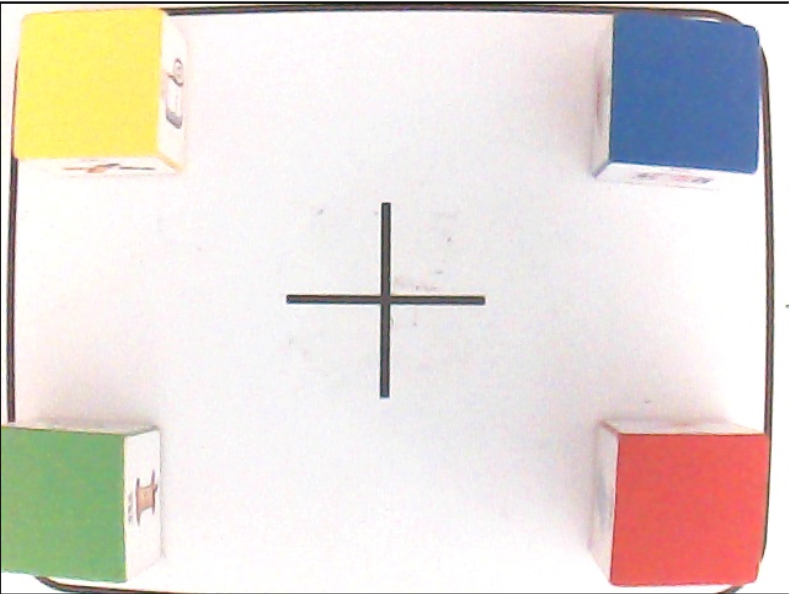
#> input picture cubos.png, 789 x 594 px, given in place of the camera
$ python probar_camara.py
#> lines starting #> are read from the running program, lines starting #| are printed output that depends on the picture; after the words box and inside, x2 and y2 are one past the last pixel; in counts of white or black regions, pixels touching at a corner belong together
#> in abrir, frame is the input picture: shape (594, 789, 3); mean B, G, R 214.4, 219.6, 227.8
""" Prueba de la cámara por OpenCV, SIN ROS 2 — Pregunta 2 """

""" Sirve para encontrar el /dev/videoN correcto y comprobar la detección HSV antes de usar
usb_cam. Muestra en consola el color detectado y guarda un fotograma de referencia.

Uso (desde la raíz del repo):
    python herramientas/probar_camara.py               # prueba índices 0,1,2,8
    python herramientas/probar_camara.py 0             # solo el índice 0
    python herramientas/probar_camara.py 0 --guardar frame.png
"""

import argparse
import sys

import cv2 as cv
import numpy as np

COLORES_HSV = {
    'rojo': [((0, 120, 70), (10, 255, 255)), ((170, 120, 70), (180, 255, 255))],
    'amarillo': [((20, 100, 100), (35, 255, 255))],
    'verde': [((40, 70, 70), (85, 255, 255))],
    'azul': [((90, 100, 70), (130, 255, 255))],
}


def detectar(frame, area_min=300):
#> called with area_min = 300
    hsv = cv.cvtColor(frame, cv.COLOR_BGR2HSV)
#> hsv: shape (594, 789, 3); mean H, S, V 80.4, 29.7, 233.9
    kernel = cv.getStructuringElement(cv.MORPH_ELLIPSE, (5, 5))
    mejor, mejor_area = None, float(area_min)
    for nombre, rangos in COLORES_HSV.items():
        mascara = None
        for bajo, alto in rangos:
            m = cv.inRange(hsv, np.array(bajo), np.array(alto))
            mascara = m if mascara is None else cv.bitwise_or(mascara, m)
        mascara = cv.morphologyEx(mascara, cv.MORPH_OPEN, kernel)
        contornos, _ = cv.findContours(mascara, cv.RETR_EXTERNAL, cv.CHAIN_APPROX_SIMPLE)
        if not contornos:
            continue
        c = max(contornos, key=cv.contourArea)
        area = cv.contourArea(c)
        if area > mejor_area:
            mejor_area = area
            mejor = nombre
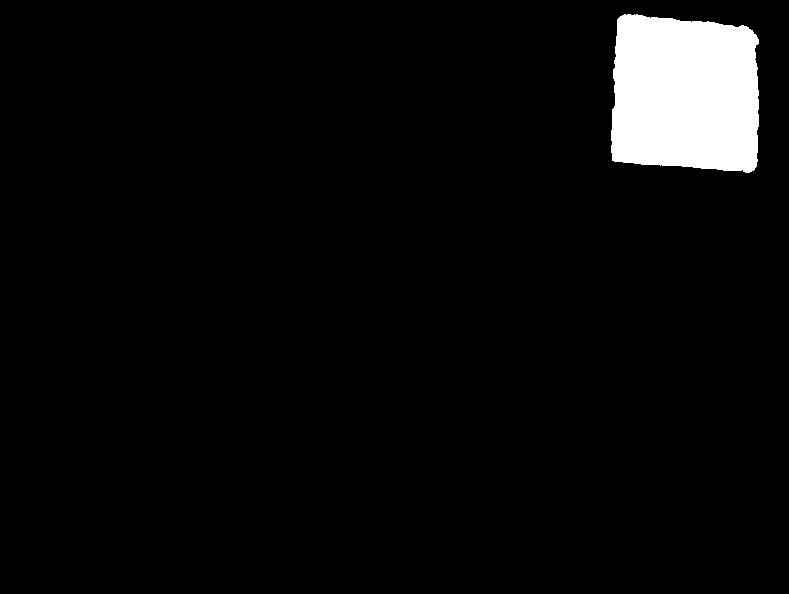
#> mascara: shape (594, 789); 4.5% white; 1 white region, box (x1, y1, x2, y2) and area: (611, 14, 759, 173) 21066
#> after the loop, mejor = 'rojo'; mejor_area = 21936.5
    return mejor


def abrir(indice):
    cap = cv.VideoCapture(indice)
    if cap.isOpened():
        ret, frame = cap.read()
        if ret and frame is not None:
            return cap, frame
        cap.release()
    return None, None


def main():
    ap = argparse.ArgumentParser(description='Prueba de cámara por OpenCV (sin ROS 2)')
    ap.add_argument('indice', nargs='?', type=int, default=None, help='índice de /dev/videoN')
    ap.add_argument('--guardar', default=None, help='guarda un fotograma en esta ruta')
    args = ap.parse_args()

    indices = [args.indice] if args.indice is not None else [0, 1, 2, 8]
    for idx in indices:
        cap, frame = abrir(idx)
        if cap is None:
            print(f'/dev/video{idx}: no disponible')
            continue
        color = detectar(frame)
#> color = 'rojo'
        print(f'/dev/video{idx}: OK  forma={frame.shape}  color_detectado={color}')
#| /dev/video0: OK  forma=(594, 789, 3)  color_detectado=rojo
        if args.guardar:
            cv.imwrite(args.guardar, frame)
            print(f'   fotograma guardado en {args.guardar}')
        cap.release()
        return 0

    print('Ningún índice funcionó. Revisa `ls -l /dev/video*` y los permisos de usuario.')
    return 1


if __name__ == '__main__':
    sys.exit(main())
#> (the program exits here)
